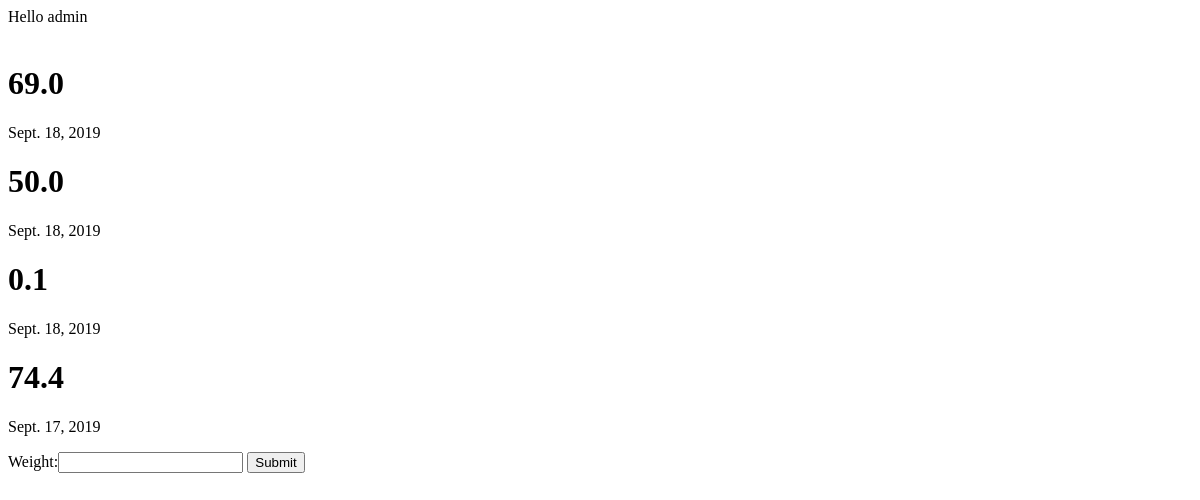
/weight/ (signed in), run on an earlier commit of the app's database.
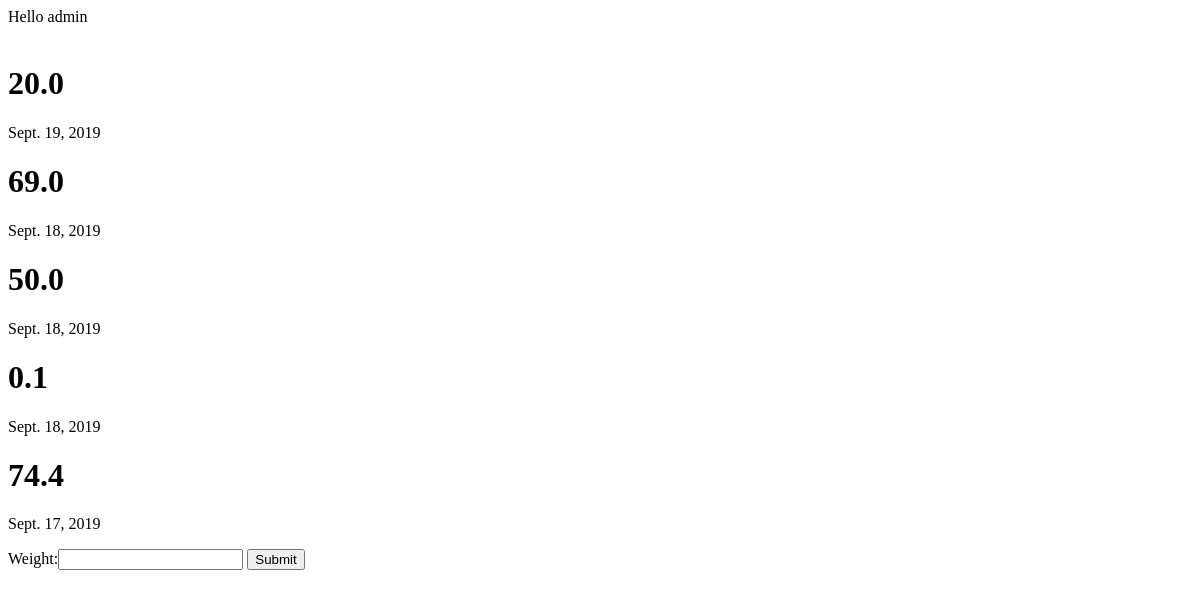
And on a later commit of the database.
### weight/models.py (models this page shows, shortened)
class Weight(models.Model):
    username = models.ForeignKey(User, on_delete=models.CASCADE)
    weight = models.DecimalField(max_digits=4, decimal_places=1, validators=[MinValueValidator(0)])
    date = models.DateField()

### weight/views.py (the view, shortened to what this page needs)
# urls.py: path('', views.add_weight, name='add_weight'),
def add_weight(request):
    instance = Weight(username=request.user, date=timezone.now())
    return render(request, 'weight/weight.html', display_weights(request))

### weight/forms.py
class WeightForm(forms.ModelForm):
    class Meta:
        model = Weight
        fields = {'weight'}

### weight/views.py (called while the page is built)
def display_weights(request):  # return a dictionary containing every user's weight
    form = WeightForm()
    weights = Weight.objects.filter(username=request.user)
    weights = reversed(weights)  # we want to display weights chronologically
    args = {'form': form, 'weights': weights}
    return args

### weight/templates/weight/weight.html (shortened to what this page needs)
<!DOCTYPE html>
<html lang="en">
<head>
</head>
<body>
Hello {{ user.username }}
<br><br>
{% for weight in weights %}
    <h1>{{ weight.weight }}</h1>
    <p>{{ weight.date }}</p>
{% endfor %}
<form method="post">
    {{ form }}
    <input type="submit" value="Submit">
</form>
</body>
</html>

What changed in the data, as far as the page shows it:
added Weight: weight "20.0", date "Sept. 19, 2019"
